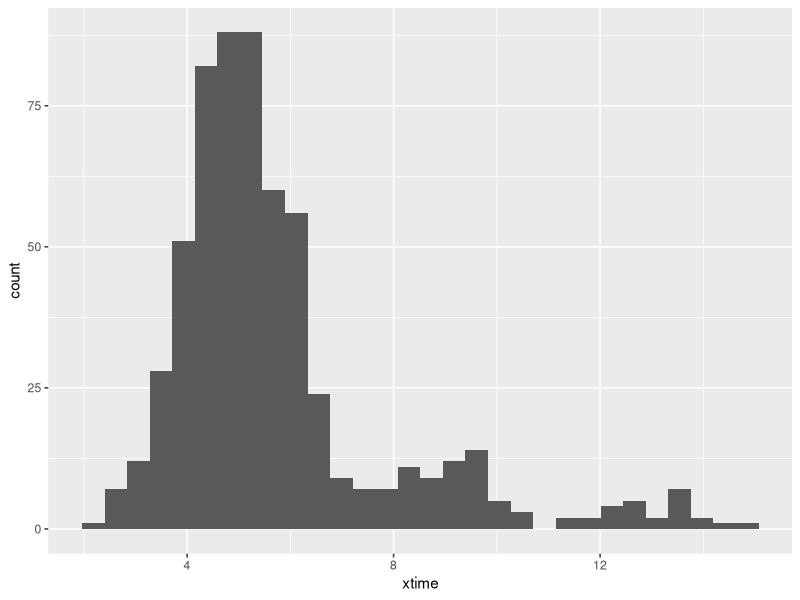

The R script that drew this image:
## ---- chunk 1
knitr::opts_chunk$set(echo = TRUE)
## ---- chunk 2
library(ggplot2)

set.seed(4.0)
data1 = rnorm(n=510,mean=5,sd=1)
data2 = rnorm(n=66,mean=9,sd=1)
data3 = rnorm(n=24,mean=13,sd=1)

xtime = c(data1,data2,data3)

rot_data = data.frame( xtime  )
# str(rot_data)
# View(rot_data)

hist = ggplot(rot_data, aes(x=xtime) ) + geom_histogram()

hist
